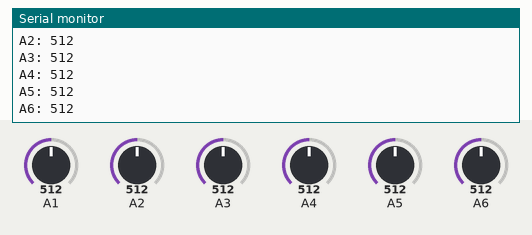
This sketch was run on a simulated Arduino Nano, built with avr-gcc and run on an emulated ATmega328P. Parts: the last lines printed to the serial monitor. Inputs (shaded band) come from the test bench; at power-on: A1 = 512, A2 = 512, A3 = 512, A4 = 512, A5 = 512, A6 = 512.

Above: at 1.3 s.
1.4 s: A1 set to 716
2.9 s: A2 set to 716
4.4 s: A3 set to 716
5.9 s: A4 set to 716
At 6.35 s:
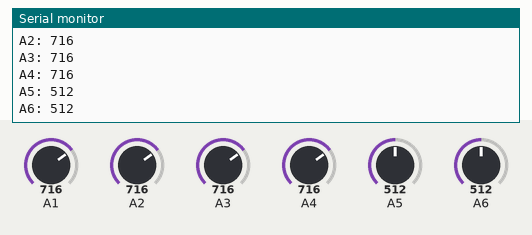
7.4 s: A5 set to 716
At 7.86 s:
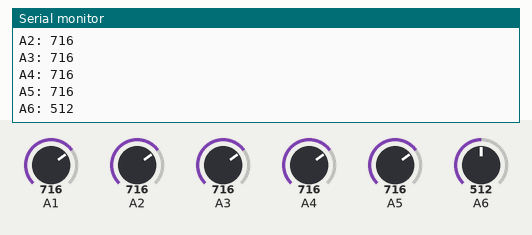
8.9 s: A6 set to 716
At 9.36 s:
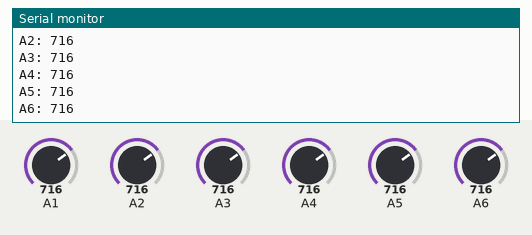
Timing chart, 0 to 11.4 s (numbered marks = the images above; inputs shaded):
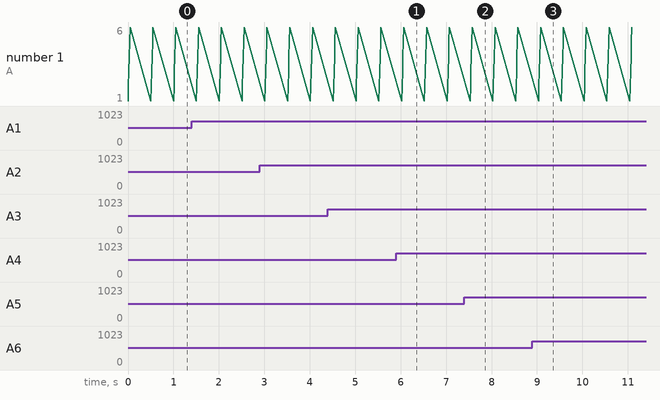

The sketch:

sketch_apr13a.ino
```cpp
void setup() {
  Serial.begin(9600);

}

void loop() {
    Serial.print("A1: ");
    Serial.println(analogRead(A1));
    Serial.print("A2: ");
    Serial.println(analogRead(A2));
    Serial.print("A3: ");
    Serial.println(analogRead(A3));
    Serial.print("A4: ");
    Serial.println(analogRead(A4));
    Serial.print("A5: ");
    Serial.println(analogRead(A5));
    Serial.print("A6: ");
    Serial.println(analogRead(A6));
delay(500);
}
```

Measured:
- after the input at 5.9 s, the serial monitor: prints a new line after 0.15 s (image 1)
- after the input at 7.4 s, the serial monitor: prints a new line after 0.17 s (image 2)
- after the input at 8.9 s, the serial monitor: prints a new line after 0.18 s (image 3)
